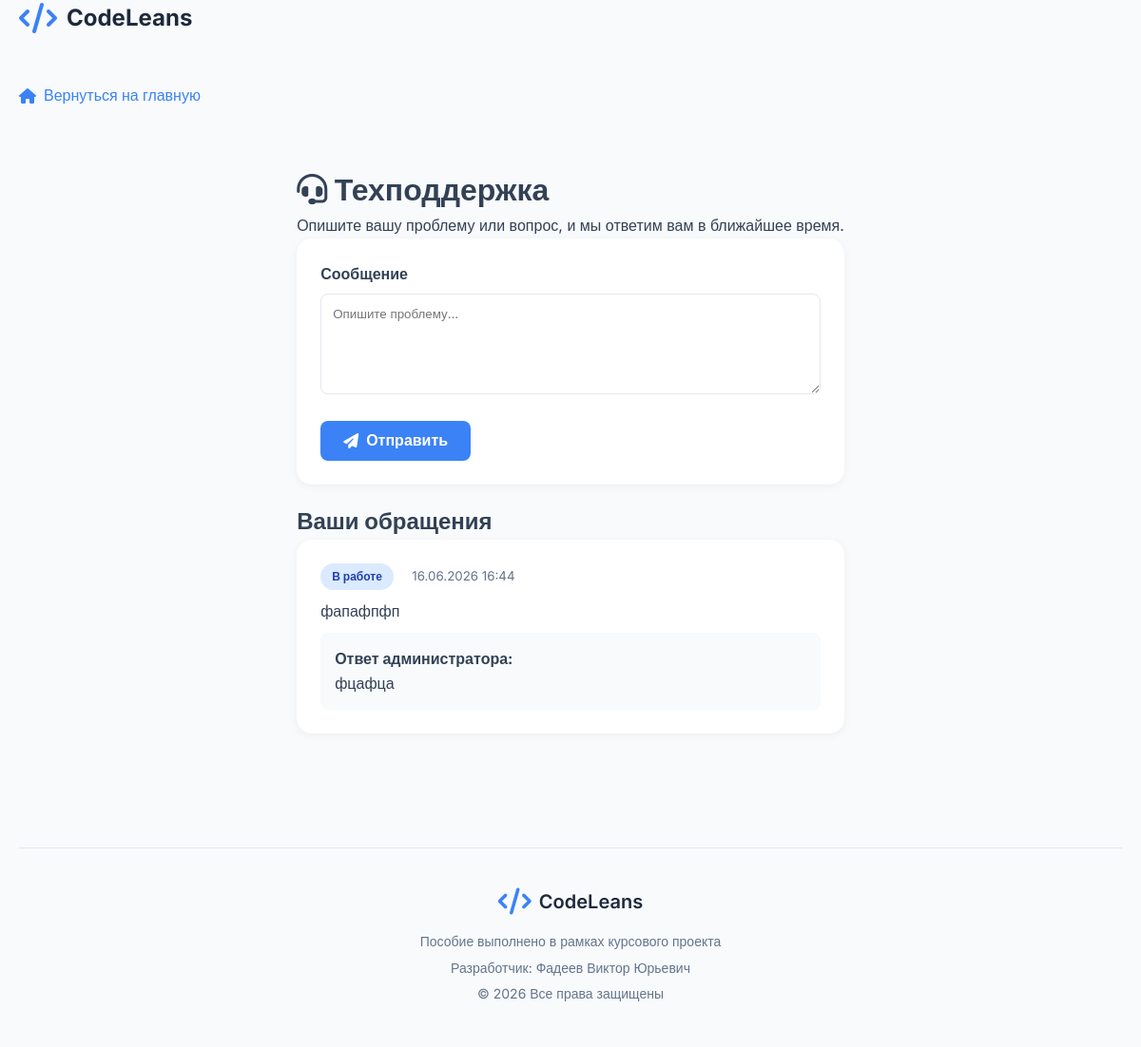
Screenshot of /support.php (signed in) with the database file from the repository.
### tables this page shows
CREATE TABLE `support_messages` (
  `id` int(11) NOT NULL,
  `user_id` int(11) DEFAULT NULL,
  `email` varchar(255) DEFAULT NULL,
  `message` text NOT NULL,
  `status` enum('new','in_progress','resolved') DEFAULT 'new',
  `admin_response` text DEFAULT NULL,
  `created_at` timestamp NOT NULL DEFAULT current_timestamp()
);

### config.php (called while the page is built, shortened)
<?php
$host = 'localhost';
$dbname = 'codeleans';
$username = 'root';
$password = '';
try {
    $pdo = new PDO("mysql:host=$host;dbname=$dbname;charset=utf8mb4", $username, $password);
    $pdo->setAttribute(PDO::ATTR_ERRMODE, PDO::ERRMODE_EXCEPTION);
    $pdo->setAttribute(PDO::ATTR_DEFAULT_FETCH_MODE, PDO::FETCH_ASSOC);
} catch (PDOException $e) {
    die("Ошибка подключения к базе данных: " . $e->getMessage());
}
function getBodyThemeClass() {
    if (isset($_SESSION['site_theme'])) {
        $theme = $_SESSION['site_theme'];
        return 'theme-' . $theme;
    }
    return 'theme-light';
}
$user_id = $_SESSION['user_id'] ?? null;
$is_logged_in = isset($user_id);
if ($is_logged_in && !isset($_SESSION['font_size'])) {
    $stmt = $pdo->prepare("SELECT font_size FROM users WHERE id = ?");
    $stmt->execute([$user_id]);
    $font_size = $stmt->fetchColumn();
    if ($font_size) {
        $current_font_size = $font_size;
    }
}
?>

### support.php (the view, shortened to what this page needs)
<?php
require_once 'config/config.php';
$my_tickets = [];
if ($is_logged_in) {
    $stmt = $pdo->prepare("SELECT * FROM support_messages WHERE user_id = ? ORDER BY created_at DESC");
    $stmt->execute([$user_id]);
    $my_tickets = $stmt->fetchAll();
}
?>
<!DOCTYPE html>
<html lang="ru">
<head>
    <link rel="stylesheet" href="style/codeleans.css">
    <link rel="stylesheet" href="style/global.css">
    <link rel="stylesheet" href="https://cdnjs.cloudflare.com/ajax/libs/font-awesome/6.4.0/css/all.min.css">
</head>
<body class="<?= getBodyThemeClass() ?> font-<?= htmlspecialchars($current_font_size) ?>">
    <div class="container">
        <div class="logo">
            <i class="fas fa-code"></i>
            <span>CodeLeans</span>
        </div>
        <a href="index.php" class="back-link">
            <i class="fas fa-home"></i> Вернуться на главную
        </a>
        <div class="support-container">
            <h1><i class="fas fa-headset"></i> Техподдержка</h1>
            <p>Опишите вашу проблему или вопрос, и мы ответим вам в ближайшее время.</p>
            <form method="post" class="ticket-card">
                <div class="form-group">
                    <label>Сообщение</label>
                    <textarea name="message" rows="5" required placeholder="Опишите проблему..."></textarea>
                </div>
                <button type="submit" class="btn-submit"><i class="fas fa-paper-plane"></i> Отправить</button>
            </form>
            <?php if ($is_logged_in): ?>
                <h2>Ваши обращения</h2>
                <?php if (empty($my_tickets)): ?>
                    <div class="no-tickets">
                        <i class="fas fa-inbox"></i>
                        <p>У вас пока нет обращений. Создайте обращение выше.</p>
                    </div>
                <?php else: ?>
                    <?php foreach ($my_tickets as $ticket): ?>
                        <div class="ticket-card">
                            <div>
                                <span class="ticket-status status-<?= $ticket['status'] ?>">
                                    <?= $ticket['status'] === 'new' ? 'Новое' : ($ticket['status'] === 'in_progress' ? 'В работе' : 'Решено') ?>
                                </span>
                                <small style="color: #64748b; margin-left: 15px;"><?= date('d.m.Y H:i', strtotime($ticket['created_at'])) ?></small>
                            </div>
                            <div class="ticket-message"><?= nl2br(htmlspecialchars($ticket['message'])) ?></div>
                            <?php if ($ticket['admin_response']): ?>
                                <div class="ticket-response">
                                    <strong>Ответ администратора:</strong>
                                    <p><?= nl2br(htmlspecialchars($ticket['admin_response'])) ?></p>
                                </div>
                            <?php else: ?>
                                <div style="color: #94a3b8; font-size: 14px; margin-top: 10px;">
                                    <i class="fas fa-clock"></i> Ответ пока не получен
                                </div>
                            <?php endif; ?>
                        </div>
                    <?php endforeach; ?>
                <?php endif; ?>
            <?php endif; ?>
        </div>
        <footer class="footer">
            <div class="footer-content">
                <div class="footer-logo">
                    <i class="fas fa-code"></i>
                    <span>CodeLeans</span>
                </div>
                <div class="footer-info">
                    <p>Пособие выполнено в рамках курсового проекта</p>
                    <p>Разработчик: Фадеев Виктор Юрьевич</p>
                    <p>© 2026 Все права защищены</p>
                </div>
            </div>
        </footer>
    </div>
</body>
</html>

### codeleans.css (style rules this page uses)
* { margin: 0; padding: 0; box-sizing: border-box; }
body { font-family: 'Inter', sans-serif; background-color: #f8fafc; color: #334155; line-height: 1.6; }
.container { max-width: 1200px; margin: 0 auto; padding: 0 20px; min-height: 100vh; display: flex; flex-direction: column; }
.logo { display: flex; align-items: center; gap: 12px; }
.logo i { font-size: 32px; color: #3b82f6; }
.footer { padding: 40px 0; border-top: 1px solid #e2e8f0; text-align: center; }
.footer-logo { display: flex; align-items: center; justify-content: center; gap: 8px; font-size: 24px; font-weight: 600; color: #1e293b; margin-bottom: 20px; }
.footer-logo i { font-size: 28px; color: #3b82f6; }
.footer p { color: #64748b; font-size: 14px; margin: 5px 0; }
body.font-medium { font-size: 16px; }
.btn, .btn-primary, .btn-submit, .course-btn, .complete-btn, .start-btn, .btn-complete, button[type="submit"]:not(.toggle-password):not(.modal-close):not(.about-btn):not(.profile-btn) { display: inline-flex !important; align-items: center !important; justify-content: center !important; gap: 8px !important; background: #3b82f6 !important; color: white !important; border: none !important; padding: 12px 24px !important; border-radius: 8px !important; font-size: 16px !important; font-weight: 600 !important; text-decoration: none !important; cursor: pointer !important; transition: all 0.3s ease !important; }

### global.css (style rules this page uses)
body.font-medium { font-size: 16px; }

### support.php (style rules this page uses)
.support-container { max-width: 800px; margin: 40px auto; padding: 0 20px; }
.ticket-card { background: white; border-radius: 16px; padding: 25px; margin-bottom: 20px; box-shadow: 0 2px 10px rgba(0,0,0,0.05); }
.ticket-status { display: inline-block; padding: 4px 12px; border-radius: 20px; font-size: 12px; font-weight: 600; }
.status-in_progress { background: #dbeafe; color: #1e40af; }
.ticket-message { margin: 10px 0; }
.ticket-response { background: #f8fafc; padding: 15px; border-radius: 8px; margin-top: 10px; }
.form-group { margin-bottom: 20px; }
.form-group label { display: block; font-weight: 600; margin-bottom: 8px; }
.form-group input, .form-group textarea { width: 100%; padding: 12px; border: 1px solid #e2e8f0; border-radius: 8px; font-family: inherit; }
.btn-submit { background: #3b82f6; color: white; border: none; padding: 14px 30px; border-radius: 8px; font-weight: 600; cursor: pointer; }
.logo { display: flex; align-items: center; gap: 10px; font-size: 24px; font-weight: 700; color: #1e293b; margin-bottom: 30px; }
.logo i { font-size: 32px; color: #3b82f6; }
.back-link { display: inline-flex; align-items: center; gap: 8px; margin: 20px 0; color: #3b82f6; text-decoration: none; font-weight: 500; }
.footer { padding: 40px 0; border-top: 1px solid #e2e8f0; text-align: center; margin-top: 60px; }
.footer-logo { display: flex; align-items: center; justify-content: center; gap: 8px; font-size: 20px; margin-bottom: 15px; }
.footer-info p { margin: 5px 0; color: #64748b; font-size: 14px; }

### rows the page displays
support_messages: status "В работе", created_at "16.06.2026 16:44", message "фапафпфп", admin_response "фцафца"
